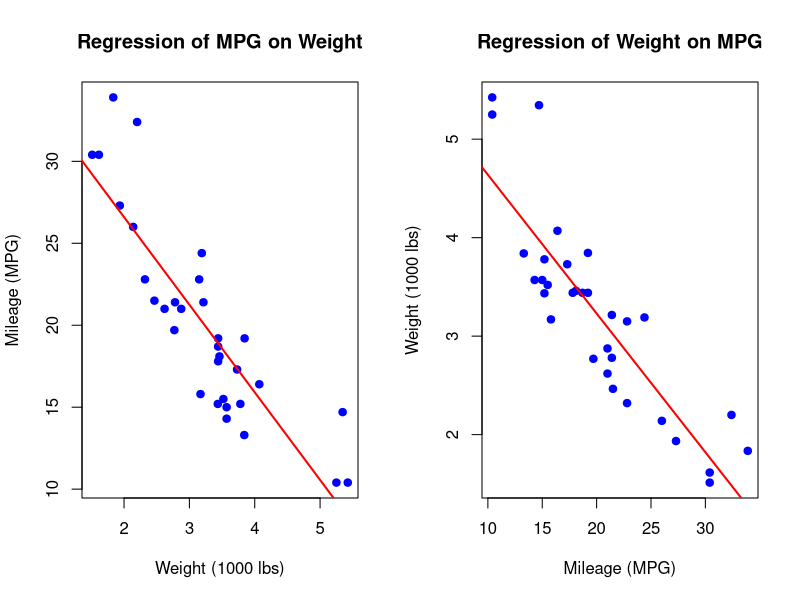

Write the R code that produced this figure.
data(mtcars)

# Take two variables
x <- mtcars$wt
y <- mtcars$mpg

# Calculate means
xbar <- mean(x)
ybar <- mean(y)

# Regression coefficients
b_yx <- cov(x, y) / var(x)
b_xy <- cov(x, y) / var(y)

# Intercepts
a_yx <- ybar - b_yx * xbar
a_xy <- xbar - b_xy * ybar

# Display coefficients
cat("Regression coefficient of Y on X =", b_yx, "\n")
cat("Regression coefficient of X on Y =", b_xy, "\n")

# Display regression equations
cat("Y on X: Y =", a_yx, "+", b_yx, "* X\n")
cat("X on Y: X =", a_xy, "+", b_xy, "* Y\n")

# Plot both regression lines
par(mfrow = c(1, 2))

# Regression of Y on X
plot(x, y,
     main = "Regression of MPG on Weight",
     xlab = "Weight (1000 lbs)",
     ylab = "Mileage (MPG)",
     pch = 19,
     col = "blue")

abline(a = a_yx, b = b_yx, col = "red", lwd = 2)

# Regression of X on Y
plot(y, x,
     main = "Regression of Weight on MPG",
     xlab = "Mileage (MPG)",
     ylab = "Weight (1000 lbs)",
     pch = 19,
     col = "blue")

abline(a = a_xy, b = b_xy, col = "red", lwd = 2)
